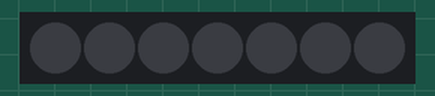
This sketch was run on a simulated Arduino Uno, built with avr-gcc and run on an emulated ATmega328P. Parts: 7 RGB LEDs in strip order, left to right.

Above: at 0.1 s.
At 3.1 s:
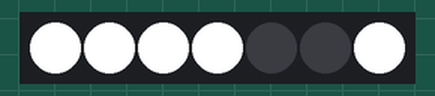
At 4.62 s:
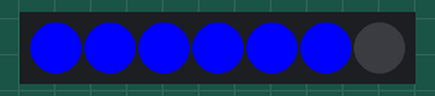
At 5.38 s:
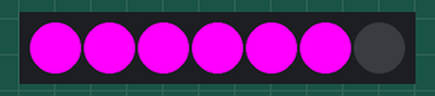
At 6.13 s:
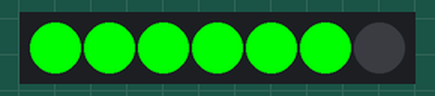
At 9.13 s:
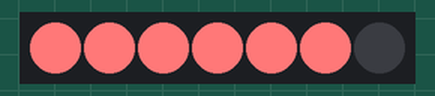
Timing chart, 0 to 40.0 s (numbered marks = the images above):
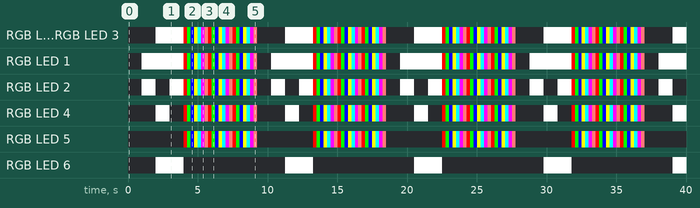

Measured:
- by itself, RGB LED 6: alternates RGB(255, 255, 255) for 2.0 s and off for 7.3 s
- by itself, RGB LED 4: off → RGB(255, 255, 255) at 2.0 s, → off 1.0 s later, → RGB(255, 0, 0) 1.0 s later, → RGB(0, 255, 0) 0.25 s later, … (97 changes in this stretch)
- by itself, RGB LED 2: off → RGB(255, 255, 255) at 1.0 s, → off 1.0 s later, → RGB(255, 255, 255) 1.0 s later, → RGB(255, 0, 0) 1.0 s later, … (102 changes in this stretch)
- what the display in image 1 shows lasts 1.0 s, from 3.0 s to 4.0 s

The sketch:

7segmentos.ino
```cpp
// Display de 7 segmentos usando a biblioteca NeoPixel
// Ver API: https://adafruit.github.io/Adafruit_NeoPixel/html/class_adafruit___neo_pixel.html
#include <Adafruit_NeoPixel.h>

// pino de dados dos NeoPixels
#define PIN        7

// Quantos NeoPixels estão conectados?
#define NUMPIXELS 7

// Instancia a biblioteca
Adafruit_NeoPixel pixels(NUMPIXELS, PIN, NEO_GRB + NEO_KHZ800);

#define DELAYVAL 250 // milissegundos entre loops

uint32_t cor;

uint32_t cores[] = {
  pixels.Color(255, 0, 0),
  pixels.Color(0, 255, 0),
  pixels.Color(0, 0, 255),
  pixels.Color(255, 255, 0),
  pixels.Color(0, 255, 255),
  pixels.Color(255, 0, 255),
  pixels.Color(255, 120, 120)
};


void setup() {
  pixels.begin(); // Inicializa a biblioteca
}

void loop() {

  // ----- desligado -----
  pixels.clear();
  pixels.show();
  delay(1000);

  cor = pixels.Color(255, 255, 255);

  // ------ 1 --------
  // cor = pixels.Color(120, 120, 120);
  pixels.clear();
  pixels.setPixelColor(1, cor);
  pixels.setPixelColor(2, cor);
  pixels.show();
  delay(1000);

  // ------ 2 --------
  // cor = pixels.Color(120, 120, 120);
  pixels.clear();
  pixels.setPixelColor(0, cor);
  pixels.setPixelColor(1, cor);
  pixels.setPixelColor(3, cor);
  pixels.setPixelColor(4, cor);
  pixels.setPixelColor(6, cor);
  pixels.show();
  delay(1000);

  // ------ 3 --------
  // cor = pixels.Color(120, 120, 120);
  pixels.clear();
  pixels.setPixelColor(0, cor);
  pixels.setPixelColor(1, cor);
  pixels.setPixelColor(2, cor);
  pixels.setPixelColor(3, cor);
  pixels.setPixelColor(6, cor);
  pixels.show();
  delay(1000);

  for(int i=0; i<7; i++) {

    cor = cores[i];
    pixels.clear();
    pixels.setPixelColor(0, cor);
    pixels.setPixelColor(1, cor);
    pixels.setPixelColor(2, cor);
    pixels.setPixelColor(3, cor);
    pixels.setPixelColor(4, cor);
    pixels.setPixelColor(5, cor);
    pixels.show();
    delay(DELAYVAL);
  }


  for(int i=0; i<7; i++) {

    cor = cores[i];
    pixels.clear();
    pixels.setPixelColor(0, cor);
    pixels.setPixelColor(1, cor);
    pixels.setPixelColor(2, cor);
    pixels.setPixelColor(3, cor);
    pixels.setPixelColor(4, cor);
    pixels.setPixelColor(5, cor);
    pixels.show();
    delay(DELAYVAL);
  }


  for(int i=0; i<7; i++) {

    cor = cores[i];
    pixels.clear();
    pixels.setPixelColor(0, cor);
    pixels.setPixelColor(1, cor);
    pixels.setPixelColor(2, cor);
    pixels.setPixelColor(3, cor);
    pixels.setPixelColor(4, cor);
    pixels.setPixelColor(5, cor);
    pixels.show();
    delay(DELAYVAL);
  }
}
```
